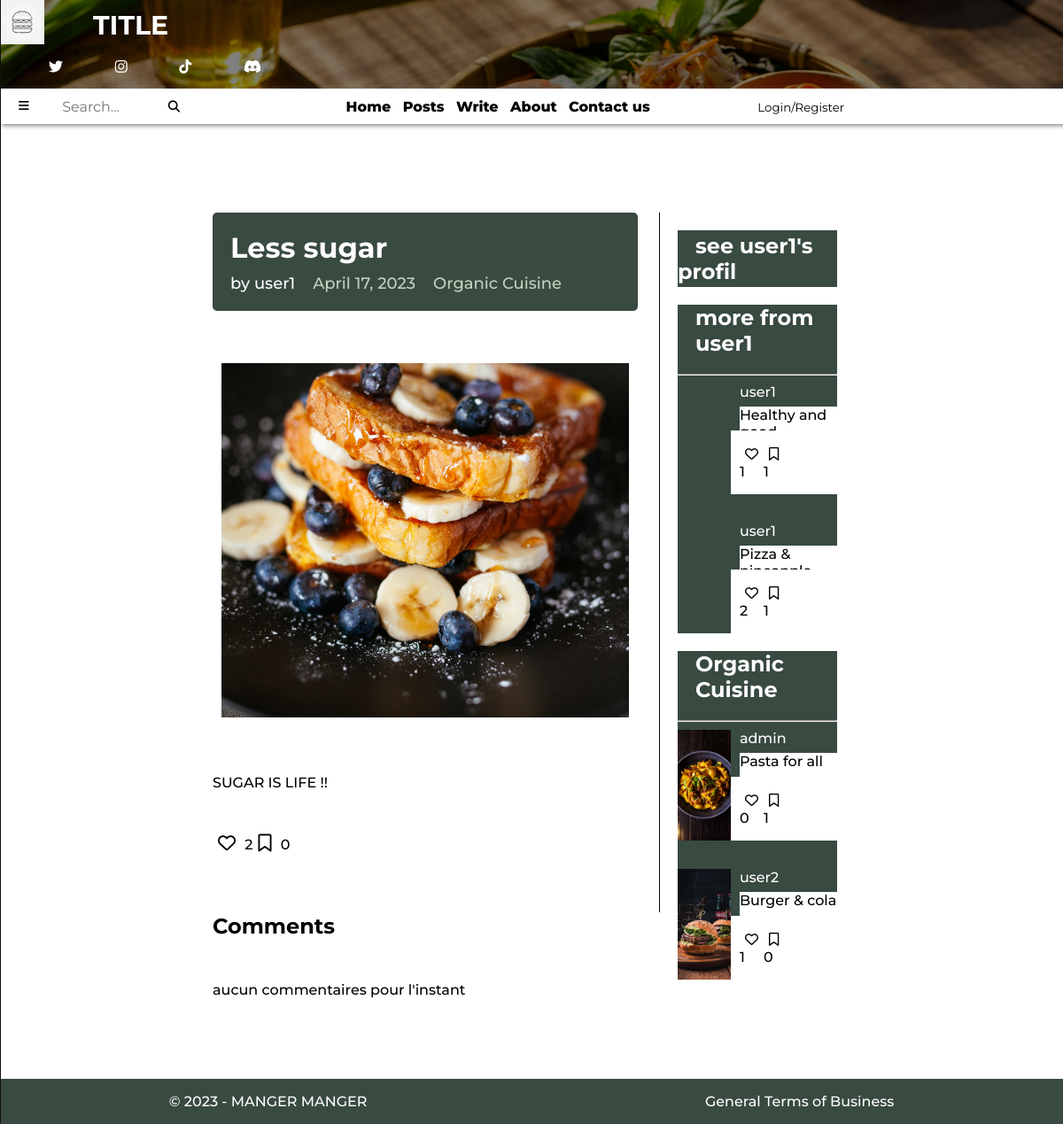
Screenshot of /post_display/30/user1/Organic Cuisine/ with the database file from the repository.
### blog_app/models.py (models this page shows, shortened)
class PostModels(models.Model): # structure d'un article de blog
    class Categories(models.TextChoices): # permet de définir des choix textuels pour la catégorie
        Healthy_Food = 'Healthy Food' # Healthy Food ... sont les clés classées dans la BDD pour chaque catégories
        Organic_Cuisine = 'Organic Cuisine'
        Vegetarian_Food = 'Vegetarian Food'
    user_id= models.ForeignKey(UserModels, on_delete=models.CASCADE)
    categorie = models.fields.CharField(choices=Categories.choices, max_length=15)
    date = models.DateField(auto_now_add=True)
    title = models.CharField(max_length=30, blank=False)
    content = RichTextUploadingField(blank=False, null=True)
    image = models.ImageField(upload_to='posts_images/', blank=False, null=True)
    favoris = models.ManyToManyField(UserModels, blank=True, related_name='favoris')
    bookmark = models.ManyToManyField(UserModels, blank=True, related_name='bookmark')
    objects = PostManager()

class UserModels(AbstractUser):
    description = models.TextField(blank=True, null=True)
    objects = UserManager()

### blog_app/views.py (the view)
# urls.py: path('post_display/<int:pk>/<str:user_id>/<str:categorie>/', views.post_detail, name='post_detail'),
def post_detail(request, pk, user_id, categorie):
    post = get_object_or_404(models.PostModels, pk=pk)
    by_username = models.PostModels.objects.filter(user_id=post.user_id.id).exclude(id__in=[post.id]).order_by('-id')[:2]
    by_categorie = models.PostModels.objects.filter(categorie=categorie).exclude(id__in=[post.id]+[post2.id for post2 in by_username]).order_by('-id')[:2]
    comments = models.CommentModels.objects.filter(post=post).order_by('-id')
    if request.user.is_authenticated:
        form = forms.CreateCommentForm(request.POST)
        if request.method == "POST":
            if 'add-comment' in request.POST:
                button_value = request.POST['add-comment']
                if button_value == 'pressed':
                    content = request.POST.get('content')
                    models.CommentModels.objects.create(post=post, content=content)
                    return redirect('post_detail', pk=pk, username=user_id, categorie=categorie)
    else:
        form = None
    context = {
        'first_post': post,
        'post': post,
        'by_categorie': by_categorie,
        'by_username': by_username,
        'comments': comments,
        'form': form,
    }
    return render(request, 'blog_app/post/post_detail.html', context)

### blog_app/templates/blog_app/post/post_detail.html (shortened to what this page needs)
{% extends 'base.html' %}
    {% block stylesheet %}
    {% load static %}
    <link rel="stylesheet" href="{% static 'blog_app/post_detail.css' %}">
    {% endblock stylesheet %}
    {% block index %}
    {% include 'top_page.html' %}
    {% include 'nav.html' %}
    <div class="contents">
        <div class="main-content">
            <div class="content">
                <div class="banner">
                    <h1>{{ post.title }}</h1>
                    <div class="post-info">
                        <span>by {{ post.user_id.username }}</span>
                        <span class="date">{{ post.date }}</span>
                        <span class="category">{{ post.categorie }}</span>
                    </div>
                  </div>
                <br>
                <div class="post-img" style="background-image: url('{{ MEDIA_URL }}{{ post.image.url }}');">
                </div>
                <br>
                <br>
                <div class="content">{{ post.content|safe }}</div>
                <div class="icons">
                    {% include "blog_app/favori_btn.html" %}
                    {% include "blog_app/bookmark_btn.html" %}
                </div>
            </div>
            {% include "blog_app/comments.html" with pk=post.id|default_if_none:'' %}
        </div>
        <div class="more">
            <div class="box-user-profil-btn">
                <h2><a href="{% url 'account' user_id=post.user_id.id %}">see {{ post.user_id.username }}'s profil</a></h2>
            </div>
            <div class="more-posts">
                <h2>more from {{ post.user_id.username }}</h2>
                <hr>
                <div class="more-posts-grid">
                    {% for post in by_username|slice:":2" %}
                        <div class="post">
                            <div class="post-img img-zoom"
                                style="background-image: url('{{ MEDIA_URL }}{{ post.image.url }}');"
                                onclick="location.href='{% url 'post_detail' pk=post.id user_id=post.user_id categorie=post.categorie %}'">
                            </div>
                            <div class="post-description"
                                onclick="location.href='{% url 'post_detail' pk=post.id user_id=post.user_id categorie=post.categorie %}'">
                                <a href="{% url 'posts_filter' filter_by='username' value=post.user_id.id %}" class="author transition-btn">
                                    {{ post.user_id.username }}
                                </a>
                                <div class="description-text"
                                    onclick="location.href='{% url 'post_detail' pk=post.id user_id=post.user_id categorie=post.categorie %}'">
                                    {{ post.title|safe }}
                                </div>
                            </div>
                            <div class="icons boutons">
                                {% include "blog_app/favori_btn.html" %}
                                {% include "blog_app/bookmark_btn.html" %}
                            </div>
                            <div class="vide" onclick="location.href='{% url 'post_detail' pk=post.id user_id=post.user_id categorie=post.categorie %}'">
                            </div>
                        </div>
                    {% endfor %}
                </div>
            </div>
            <div class="more-posts">
                <h2>{{ post.categorie }}</h2>
                <hr>
                <div class="more-posts-grid">
                    {% for post in by_categorie|slice:":2" %}
                            <div class="post">
                                <div class="post-img img-zoom"
                                    style="background-image: url('{{ MEDIA_URL }}{{ post.image.url }}');"
                                    onclick="location.href='{% url 'post_detail' pk=post.id user_id=post.user_id categorie=post.categorie %}'">
                                </div>
                            <div class="post-description">
                                <a href="{% url 'posts_filter' filter_by='username' value=post.user_id.id %}" class="author transition-btn">
                                    {{ post.user_id.username }}
                                </a>
                                <div class="description-text"
                                    onclick="location.href='{% url 'post_detail' pk=post.id user_id=post.user_id categorie=post.categorie %}'">
                                    {{ post.title|safe }}
                                </div>
                            </div>
                            <div class="icons boutons">
                                {% include "blog_app/favori_btn.html" %}
                                {% include "blog_app/bookmark_btn.html" %}
                            </div>
                            <div class="vide" onclick="location.href='{% url 'post_detail' pk=post.id user_id=post.user_id categorie=post.categorie %}'">
                            </div>
                        </div>
                    {% endfor %}
                </div>
            </div>
        </div>
    </div>
    {% include 'footer.html' %}
    {% endblock index %}

### blog_app/templates/blog_app/favori_btn.html
<div id="favori-btns{{ post.id }}">
  <p>
    <button
      hx-post="{% url 'add_remove_favori' post.id %}"
      hx-target="#favori-btns{{ post.id }}"
      hx-swap="#favori-btns{{ post.id }}">
      {% if user in post.favoris.all %}
        <i class="fa-solid fa-heart material-icons"></i>
      {% else %}
        <i class="fa-regular fa-heart material-icons"></i>
      {% endif %}
    </button>
    {{ post.favoris.count }}
  </p>
</div>

### blog_app/templates/blog_app/bookmark_btn.html
<div id="bookmark-btns{{ post.id }}">
  <p>
    <button
      hx-post="{% url 'add_remove_bookmark' post.id %}"
      hx-target="#bookmark-btns{{ post.id }}"
      hx-swap="#bookmark-btns{{ post.id }}">
      {% if user in post.bookmark.all %}
        <i class="fa-solid fa-bookmark material-icons"></i>
      {% else %}
        <i class="fa-regular fa-bookmark material-icons"></i>
      {% endif %}
    </button>
    {{ post.bookmark.count }}
  </p>
</div>

### blog_app/static/blog_app/base.css (style rules this page uses)
:root { --background-color: #729D39; --background-color-dark: #394a41; --transition-btn: .4s; }
* { font-family: 'Montserrat', sans-serif; }
html { scroll-behavior: smooth; font-weight: 500; }
body { margin: 0 auto; }
a { color: black; text-decoration: none; }
.blog-grid, .post { overflow: hidden; }
.img-zoom { background-size: cover; background-position: center; transition: transform 0.5s ease; }

### blog_app/static/blog_app/post_detail.css (style rules this page uses)
.contents { width: 100%; height: auto; display: flex; margin-top: 100px; }
.icons button { font-size: 15px; border: none; background-color: transparent; }
.box-user-profil-btn { display: flex; height: 4em; align-items: center; background-color: var(--background-color-dark); }
.box-user-profil-btn a { padding-left: 20px; color: #fff; }
.description-text, .boutons, .vide { background-color: white; }
.more-posts h2 { padding-left: 20px; }
.more-posts h2, .more-posts a { color: #fff; }
.more-posts, .more-posts-grid { background-color: var(--background-color-dark); }
.banner { background-color: var(--background-color-dark); color: #fff; padding: 20px; border-radius: 5px; margin-bottom: 30px; }
.banner h1 { margin: 0; font-size: 32px; font-weight: bold; margin-bottom: 10px; }
.banner .post-info { font-size: 18px; display: flex; align-items: center; }
.banner .post-info span { margin-right: 20px; }
.banner .date, .banner .category { color: #c3d3c0; }
.more { position: sticky; width: 15%; height: 750px; padding: 20px; top: 40px; left: 62%; border-left: 1px solid black; }
.more-posts { margin-top: 5%; }
.more-posts-grid { display: grid; margin-top: 5%; grid-template-rows: repeat(2,125px); grid-column-gap: 2em; grid-row-gap: 2em; }
.more-posts-grid .post { display: grid; grid-template-columns: repeat(3,1fr); grid-template-rows: repeat(3,1fr); }
.post .post-description, .post .boutons, .post .vide { display: flex; padding-left: 10px; cursor: pointer; }
.post .post-img { background-size: cover; background-position: center; grid-column: 1; grid-row: 1/4; cursor: pointer; }
.post .post-description { display: grid; grid-column: 2/4; grid-row: 1/3; grid-template-rows: repeat(2, 1fr); }
.post .description-text { overflow: hidden; }
.post .boutons { display: grid; grid-template-columns: repeat(2,1fr); justify-content: space-between; grid-column: 2; grid-row: 3; }
.post .vide { grid-column: 3/4; grid-row: 3; }
.more-posts-grid .post-description { overflow: hidden; text-overflow: ellipsis; }
.main-content .post-img { height: 400px; background-size: cover; background-position: center; margin: 10px; }
.contents .main-content { position: absolute; width: 40%; left: 20%; text-align: justify; }
button { cursor: pointer; }
.content .icons { display: flex; align-items: center; margin-top: 30px; margin-bottom: 50px; }
.content .icons button { font-size: 20px; }

### rows the page displays
PostModels: title "Less sugar", user_id.username "user1", date "April 17, 2023", categorie "Organic Cuisine", image (picture), content "SUGAR IS LIFE !!", favoris.count "2", bookmark.count "0"
PostModels: user_id.username "user1", title "Healthy and…", favoris.count "1", bookmark.count "1"
PostModels: user_id.username "user1", title "Pizza &…", favoris.count "2", bookmark.count "1"
PostModels: image (picture), user_id.username "admin", title "Pasta for all", favoris.count "0", bookmark.count "1"
PostModels: image (picture), user_id.username "user2", title "Burger & cola", favoris.count "1", bookmark.count "0"
